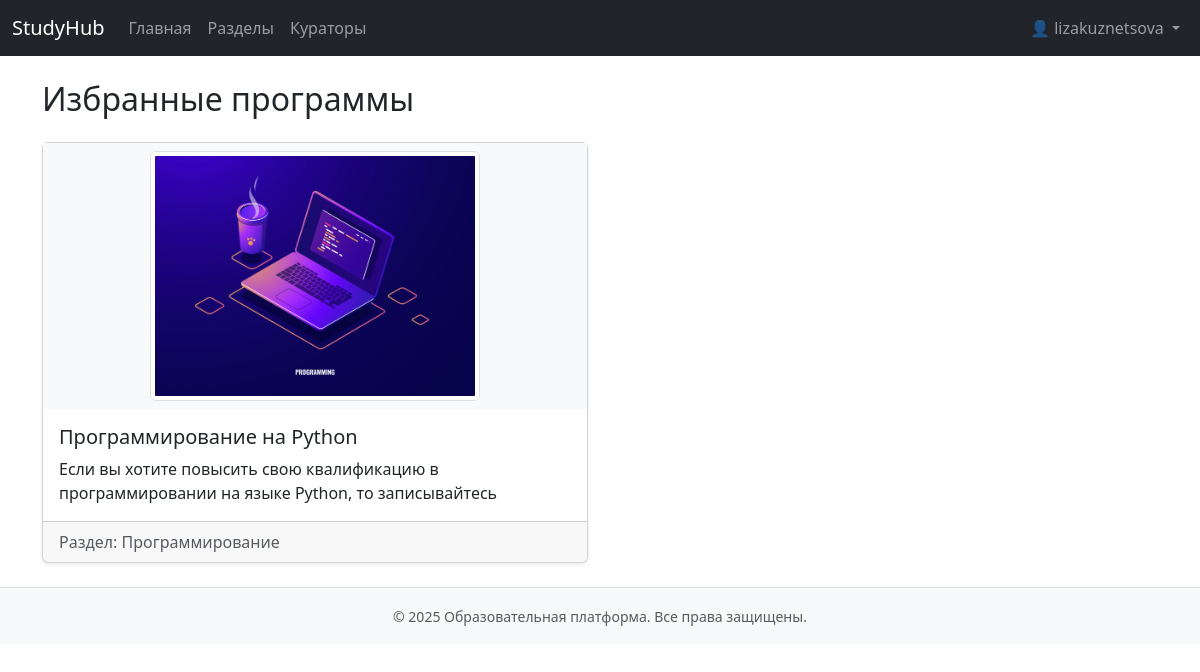
The app's page /favorites/ (signed in) with its own data.
### app/models.py (models this page shows, shortened)
class Users(AbstractBaseUser, PermissionsMixin):
    first_name = models.CharField(max_length=100, verbose_name="Имя", blank=True)
    last_name = models.CharField(max_length=100, verbose_name="Фамилия", blank=True)
    middle_name = models.CharField(max_length=100, verbose_name="Отчество", blank=True)
    username = models.CharField(max_length=150, unique=True)
    password = models.CharField(max_length=255)
    is_active = models.BooleanField(default=True)
    is_staff = models.BooleanField(default=False)
    is_superuser = models.BooleanField(default=False)
    last_login = models.DateTimeField(null=True, blank=True)
    date_joined = models.DateTimeField(auto_now_add=True)
    createdat = models.DateTimeField(auto_now_add=True)
    groups = models.ManyToManyField(Group, related_name='customuser_set', blank=True)
    user_permissions = models.ManyToManyField(Permission, related_name='customuser_permissions', blank=True)
    favorites = models.ManyToManyField('Program', related_name='favorited_by', blank=True)
    USERNAME_FIELD = 'username'
    objects = UserManager()
    class Meta:
        db_table = 'users'

class Program(models.Model):
    name = models.CharField(max_length=100)
    description = models.TextField()
    section = models.ForeignKey(Section, on_delete=models.CASCADE, related_name='programs')
    goal = models.TextField()
    skills = models.TextField()
    certificate_image = models.ImageField(upload_to='certificates/', null=True, blank=True)
    curators = models.ManyToManyField(Users, related_name='curated_programs', blank=True)

class Section(models.Model):
    name = models.CharField(max_length=100)
    description = models.TextField()

### app/views.py (the view)
# urls.py: path('favorites/', views.favorites, name='favorites'),
@login_required
def favorites(request):
    return render(request, 'favorites.html', {'favorites': request.user.favorites.all()})

### app/context_processors.py (called while the page is built)
def user_roles(request):
    if not request.user.is_authenticated:
        return {
            'is_admin': False,
            'is_curator': False,
            'is_user': False,
        }
    is_admin_user = request.user.is_superuser or request.user.groups.filter(name='Администратор').exists()
    is_curator_user = False
    is_participant_user = False
    if not is_admin_user:
        is_curator_user = request.user.groups.filter(name='Куратор').exists()
        if not is_curator_user:
            is_participant_user = request.user.groups.filter(name='Пользователь').exists()
    return {
        'is_admin': is_admin_user,
        'is_curator': is_curator_user,
        'is_user': is_participant_user,
    }

### app/templates/favorites.html (shortened to what this page needs)
{% extends 'base.html' %}
{% block content %}
<h2 class="mb-4">Избранные программы</h2>
{% if favorites %}
    <div class="row row-cols-1 row-cols-md-2 g-4">
        {% for program in favorites %}
            <div class="col">
                <a href="{% url 'program_detail' program.id %}" class="text-decoration-none text-dark">
                    <div class="card h-100 shadow-sm">
                        {% if program.certificate_image %}
                            <div class="text-center bg-light p-2">
                                <img src="{{ program.certificate_image.url }}"
                                     alt="Превью сертификата"
                                     class="img-fluid img-thumbnail mx-auto d-block"
                                     style="max-height: 250px; object-fit: contain;">
                            </div>
                        {% endif %}
                        <div class="card-body">
                            <h5 class="card-title">{{ program.name }}</h5>
                            <p class="card-text">{{ program.description|truncatewords:20 }}</p>
                        </div>
                        <div class="card-footer text-muted">
                            Раздел: {{ program.section.name }}
                        </div>
                    </div>
                </a>
            </div>
        {% endfor %}
    </div>
{% else %}
    <p class="text-muted">У вас пока нет избранных программ.</p>
{% endif %}
{% endblock %}

### app/templates/header.html (shortened to what this page needs)
<nav class="navbar navbar-expand-lg navbar-dark bg-dark">
    <div class="container-fluid">
      <a class="navbar-brand" href="{% url 'index' %}">StudyHub</a>
      <div class="collapse navbar-collapse" id="navbarNav">
        <ul class="navbar-nav me-auto">
          {% if user.is_authenticated %}
            <li class="nav-item"><a class="nav-link" href="{% url 'index' %}">Главная</a></li>
            <li class="nav-item"><a class="nav-link" href="{% url 'sections' %}">Разделы</a></li>
            <li class="nav-item"><a class="nav-link" href="{% url 'curators' %}">Кураторы</a></li>
          {% endif %}
        </ul>
        <ul class="navbar-nav">
          {% if user.is_authenticated %}
            <li class="nav-item dropdown">
              <a class="nav-link dropdown-toggle" href="#" id="profileDropdown" role="button" data-bs-toggle="dropdown" aria-expanded="false">
                👤 {{ user.get_full_name|default:user.username }}
              </a>
            </li>
          {% else %}
            <li class="nav-item"><a class="nav-link" href="{% url 'login' %}">Войти</a></li>
            <li class="nav-item"><a class="nav-link" href="{% url 'register' %}">Регистрация</a></li>
          {% endif %}
        </ul>
      </div>
    </div>
  </nav>

### records on screen
Users: get_full_name "lizakuznetsova"
Program: certificate_image (picture), name "Программирование на Python", description "Если вы хотите повысить свою квалификацию в программировании на языке Python, то записывайтесь", section.name "Программирование"

### other values on screen
{{ year|default:2025 }} "2025"
